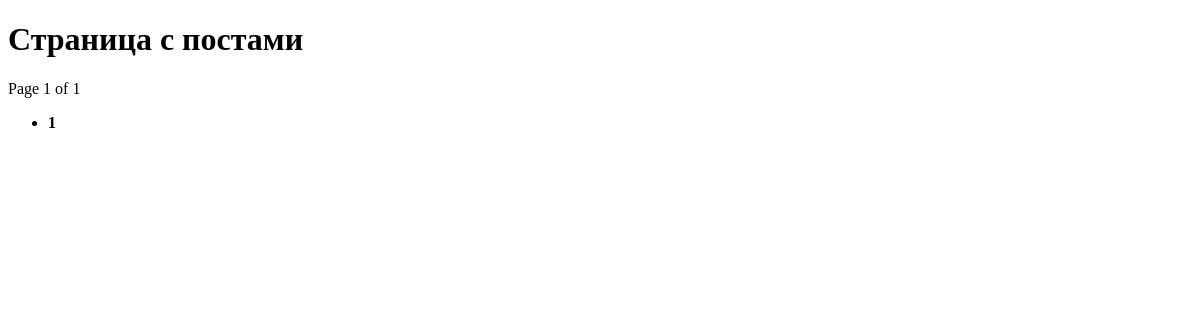
Before: / with the older database file.
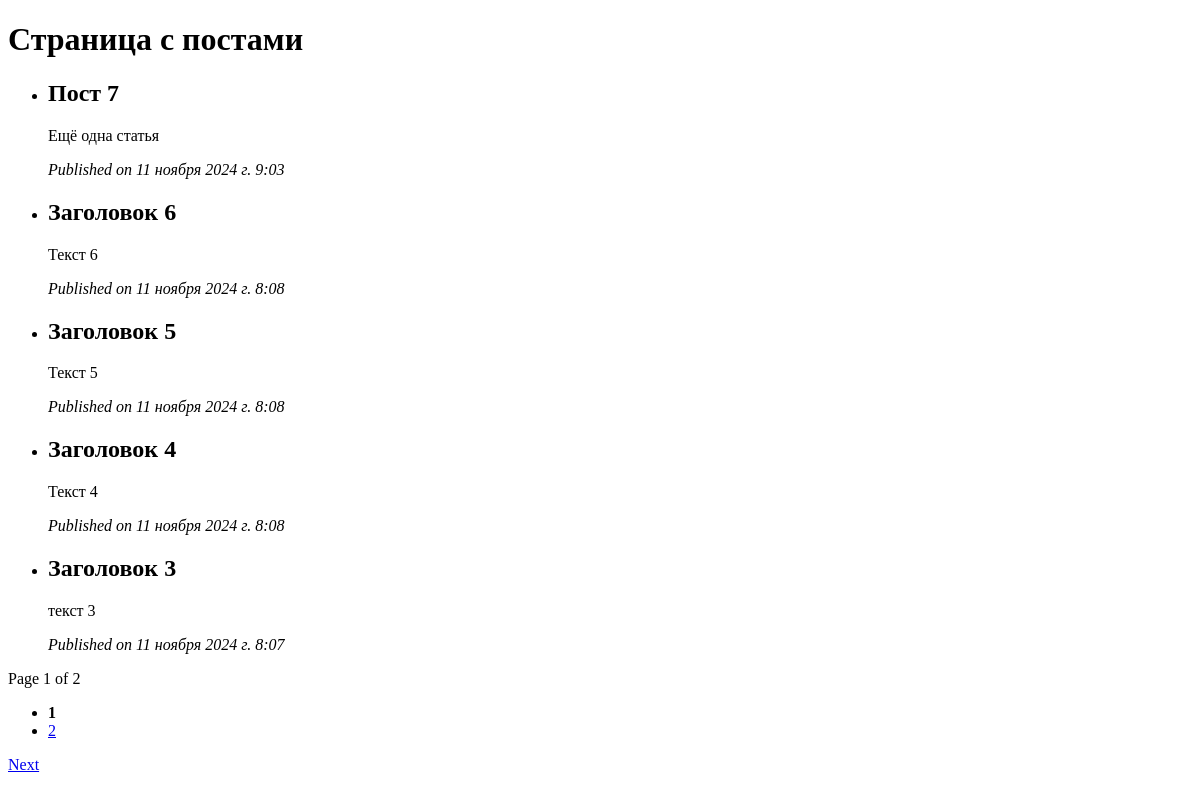
After: the same page with the newer database file.
### pangination/models.py (models this page shows, shortened)
class Post(models.Model):
    title = models.CharField(max_length=200)
    content = models.TextField()
    created_at = models.DateTimeField(auto_now_add=True)

### pangination/views.py (the view)
# urls.py: path('', post_list),
def post_list(request):
    post_list = Post.objects.all().order_by('-created_at')
    paginator = Paginator(post_list, 5)  # 5 постов на странице
    page_number = request.GET.get('page')
    posts = paginator.get_page(page_number)
    return render(request, 'pangination/post_list.html', {'posts': posts, 'paginator': paginator})

### templates/pangination/post_list.html (shortened to what this page needs)
<!DOCTYPE html>
<html lang="en">
<head>
</head>
<body>
    <h1>Страница с постами</h1>
    <ul>
        {% for post in posts %}
            <li>
                <h2>{{ post.title }}</h2>
                <p>{{ post.content }}</p>
                <p><em>Published on {{ post.created_at }}</em></p>
            </li>
        {% endfor %}
    </ul>
    <div class="pagination">
        <span>Page {{ posts.number }} of {{ posts.paginator.num_pages }}</span>
        <ul>
            {% for i in posts.paginator.page_range %}
                <li>
                    {% if posts.number == i %}
                        <strong>{{ i }}</strong>
                    {% else %}
                        <a href="?page={{ i }}">{{ i }}</a>
                    {% endif %}
                </li>
            {% endfor %}
        </ul>
        {% if posts.has_next %}
            <a href="?page={{ posts.next_page_number }}">Next</a>
        {% endif %}
    </div>
</body>
</html>

Changed rows visible on the page:
added Post: title "Пост 7", content "Ещё одна статья", created_at "11 ноября 2024 г. 9:03"
added Post: title "Заголовок 6", content "Текст 6", created_at "11 ноября 2024 г. 8:08"
added Post: title "Заголовок 5", content "Текст 5", created_at "11 ноября 2024 г. 8:08"
added Post: title "Заголовок 4", content "Текст 4", created_at "11 ноября 2024 г. 8:08"
added Post: title "Заголовок 3", content "текст 3", created_at "11 ноября 2024 г. 8:07"
Other visible differences:
{{ posts.paginator.num_pages }}: "1" → "2"
new list line: "2"
text now shown: "Next"
